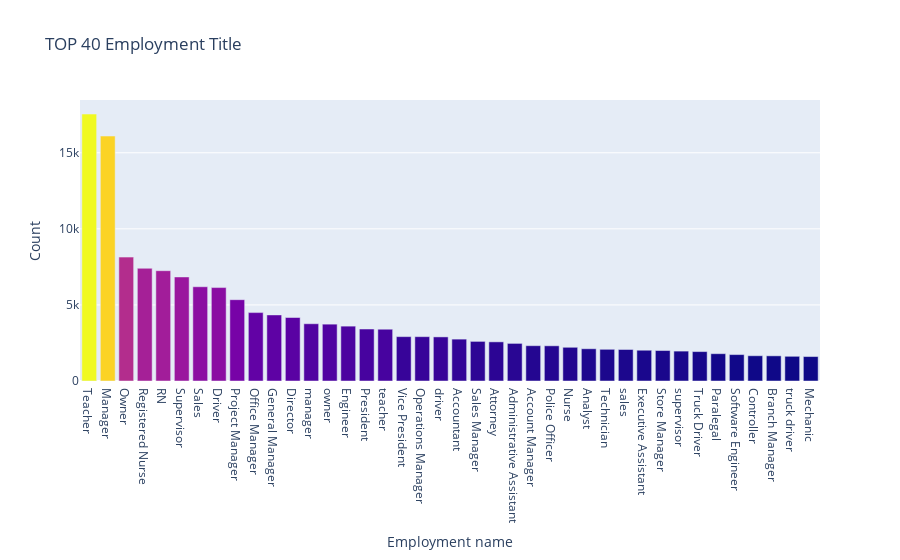

The notebook cell saved with this chart:
### Code cell
trace0 = go.Bar(
    x = loan.emp_title.value_counts()[:40].index.values,
    y = loan.emp_title.value_counts()[:40].values,
    marker=dict(color=loan.emp_title.value_counts()[:40].values))

data = [trace0]

layout = go.Layout(yaxis=dict(title='Count'),xaxis=dict(title='Employment name'),title='TOP 40 Employment Title')

fig = go.Figure(data=data, layout=layout)

py.iplot(fig, filename='emp-title-bar')

### Figure 1 — Plotly figure (JSON) as saved in the notebook; plotly's stock layout.template omitted (floating-point values rounded to 4 significant figures)
{"data": [{"marker": {"color": [17543, 16097, 8142, 7407, 7249, 6838, 6193, 6140, 5344, 4495, 4343, 4173, 3763, 3736, 3605, 3416, 3403, 2916, 2913, 2898, 2752, 2603, 2573, 2471, 2320, 2313, 2215, 2119, 2083, 2071, 2022, 2003, 1965, 1933, 1794, 1736, 1660, 1654, 1623, 1607]}, "type": "bar", "x": ["Teacher", "Manager", "Owner", "Registered Nurse", "RN", "Supervisor", "Sales", "Driver", "Project Manager", "Office Manager", "General Manager", "Director", "manager", "owner", "Engineer", "President", "teacher", "Vice President", "Operations Manager", "driver", "Accountant", "Sales Manager", "Attorney", "Administrative Assistant", "Account Manager", "Police Officer", "Nurse", "Analyst", "Technician", "sales", "Executive Assistant", "Store Manager", "supervisor", "Truck Driver", "Paralegal", "Software Engineer", "Controller", "Branch Manager", "truck driver", "Mechanic"], "y": [17543, 16097, 8142, 7407, 7249, 6838, 6193, 6140, 5344, 4495, 4343, 4173, 3763, 3736, 3605, 3416, 3403, 2916, 2913, 2898, 2752, 2603, 2573, 2471, 2320, 2313, 2215, 2119, 2083, 2071, 2022, 2003, 1965, 1933, 1794, 1736, 1660, 1654, 1623, 1607]}], "layout": {"title": {"text": "TOP 40 Employment Title"}, "xaxis": {"title": {"text": "Employment name"}}, "yaxis": {"title": {"text": "Count"}}}}
